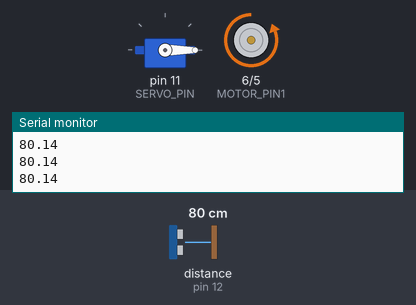
A sketch run on a simulated Arduino Uno, built with avr-gcc and run on an emulated ATmega328P. On the bench: servo, motor-driver pin pairs drawn as motors (green arrow = first pin HIGH = forward, orange = second pin HIGH = backward, longer = more drive), the last lines printed to the serial monitor. Wiring (inferred from the names in the program): ultrasonic range finder: trigger pin 13; echo pin 12. The inputs (shaded band) are chosen by the test bench; at power-on: distance to the obstacle (sensor on pin 12) 80 cm. The echo pulse lasts 58.3 µs per cm. At 5.8 s the program stops and its outputs stay as they are.

Above: at 1.2 s.
1.3 s: distance to the obstacle (sensor on pin 12) set to 21 cm
2.8 s: distance to the obstacle (sensor on pin 12) set to 16 cm
At 3.9 s:
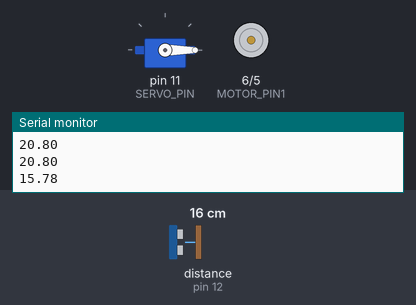
At 5.1 s:
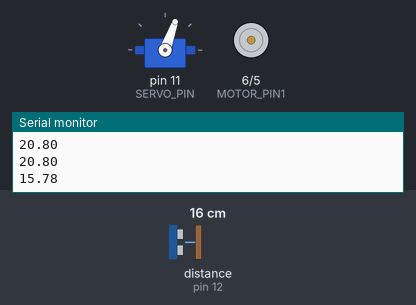
Timing chart, 0 to 7.3 s (numbered marks = the images above; inputs shaded):
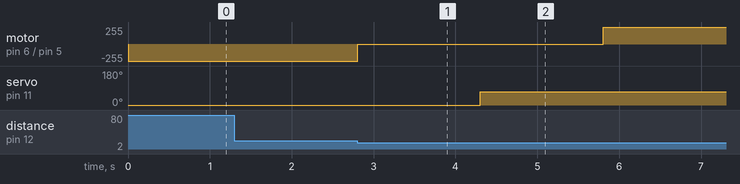

The sketch:

EG1311-sourcecode.ino
```cpp
/*
  // EG1311 B13 Group 4
  // AY24/25 Sem 2, 14 April 2025
  // This file contains the source code that was deployed in Final
  Prototype and Final Prototype Lite, capable of commanding a robot
  to move forward, stop when a wall is detected, launch a ping-pong
  ball via a catapult, before reversing indefinitely.
*/

#include <Servo.h>

Servo servo;
int TRIG_PIN = 13;
int ECHO_PIN = 12;
int SERVO_PIN = 11;
int MOTOR_PIN1 = 6;
int MOTOR_PIN2 = 5;
float SPEED_OF_SOUND = 0.0345;
int catapult_launched = 0; // Initialise catapult launched to be false
int counter = 0;

void setup() {
  pinMode(MOTOR_PIN1, OUTPUT);
  pinMode(MOTOR_PIN2, OUTPUT);

  pinMode(TRIG_PIN, OUTPUT);
  digitalWrite(TRIG_PIN, LOW);
  pinMode(ECHO_PIN, INPUT);
  servo.attach(SERVO_PIN); // Not <500 or >2500
  servo.write(0);
  catapult_launched = 0;
  Serial.begin(9600); // Comment out for actual run
}

void loop() {
  digitalWrite(TRIG_PIN, HIGH);
  delayMicroseconds(10);
  digitalWrite(TRIG_PIN, LOW);
  int microsecs = pulseIn(ECHO_PIN, HIGH);
  float cms = microsecs*SPEED_OF_SOUND/2;
  Serial.println(cms); // Comment out for actual run

  digitalWrite(MOTOR_PIN1, LOW); // All motors to go forward
  digitalWrite(MOTOR_PIN2, HIGH);

  // This counter is deployed to eliminate phantom detections
  counter = 0; // Reset counter to 0 every loop
  if (cms < 18) { // Count to 3 when wall detected
    while (cms < 18 && counter <= 3)
    counter += 1;
  } // Exit loop when counter equal to 3

  if (counter >= 3) {
    digitalWrite(MOTOR_PIN1, LOW); // Stop all motor
    digitalWrite(MOTOR_PIN2, LOW);
    delay(1500);
    servo.write(70); // Launch catapult
    catapult_launched = 1;
    delay(1500);

    // Robot will reverse indefinitely once the while-loop is entered
    while (catapult_launched == 1) { // Catapult launched set to true
      digitalWrite(MOTOR_PIN1, HIGH); // Motors draws reverse current
      digitalWrite(MOTOR_PIN2, LOW);
    }
  }
  delay(10);
}
```

Measured:
- the behaviour switches between 19 and 18 cm on distance to the obstacle (sensor on pin 12) (found by bisection; images 0 and 1)
- after the input at 2.8 s, motor on pin 6 (MOTOR_PIN1) / pin 5 (MOTOR_PIN2): backward 255/255 → stopped at once, → forward 255/255 3.0 s later; servo on pin 11 (SERVO_PIN): 0° → 70° after 1.5 s
